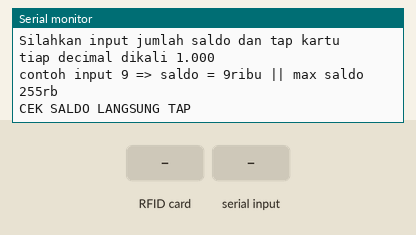
Simulated run of this sketch. Board: ESP32. On the bench: the last lines printed to the serial monitor. The inputs (shaded band) are chosen by the test bench.

Above: at 1.3 s.
1.4 s: RFID card 5E 7A 19 C4 held to the reader
At 1.54 s:
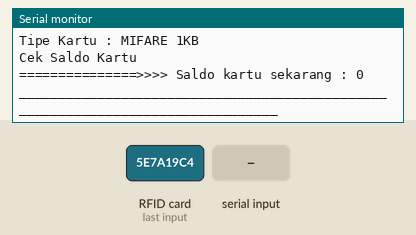
2.9 s: "90,45\n" received over Serial
At 3.6 s:
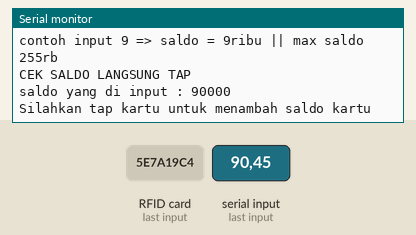
4.4 s: RFID card 5E 7A 19 C4 held to the reader
At 4.72 s:
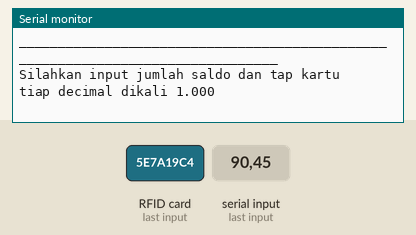

The sketch:

cek_tambahsaldo.ino
```cpp
/*
 * Peringatan : Data akan di simpan pada RFID Card pada sector #1 (blocks #4).
 *
 * Typical pin layout used:
 * --------------------------------------
 *             MFRC522      NodeMCU
 *             Reader/PCD   ESP32
 * Signal      Pin          Pin
 * --------------------------------------
 * RST/Reset   RST          27
 * SPI SS      SDA(SS)      5
 * SPI MOSI    MOSI         23 / ICSP-4
 * SPI MISO    MISO         19 / ICSP-1
 * SPI SCK     SCK          18 / ICSP-3
 */

#include <SPI.h>
#include <MFRC522.h>

#define RST_PIN         27           // Configurable, see typical pin layout above
#define SS_PIN          5          // Configurable, see typical pin layout above

MFRC522 mfrc522(SS_PIN, RST_PIN);   // Create MFRC522 instance.

MFRC522::MIFARE_Key key;

bool notif = true;
bool isiSaldo = false;
String input;
long saldo;
int digit;

long OLDsaldo;
int OLDdigit;

void setup() {
    Serial.begin(9600); // Initialize serial communications with the PC
    SPI.begin();        // Init SPI bus
    mfrc522.PCD_Init(); // Init MFRC522 card

    for (byte i = 0; i < 6; i++) {
        key.keyByte[i] = 0xFF;
    }

    Serial.println("EMONEY Tanpa Server Cek dan Tambah Saldo");

    Serial.println();

    Serial.println("Peringatan : Data akan di simpan pada RFID Card pada sector #1 (blocks #4)");
}

void loop() {
  if (Serial.available()){
    isiSaldo = true;
    input = "";
    while(Serial.available()>0){
      input += char(Serial.read());
    }
    //Serial.println(input);
    saldo = input.toInt();
    if (saldo > 255){
      saldo = 0;
      Serial.println("Saldo tidak boleh lebih dari 255");
    }
    if (saldo < 0){
      saldo = 0;
      Serial.println("Saldo tidak boleh kurang dari 0");
    }
    digit = saldo;
    saldo *= 1000;
    Serial.print("saldo yang di input : ");
    Serial.println(saldo);
    Serial.println("Silahkan tap kartu untuk menambah saldo kartu");
  }
  if (notif){
    notif = false;
    Serial.println();
    Serial.println("________________________________________________________________________________");
    Serial.println("Silahkan input jumlah saldo dan tap kartu");
    Serial.println("tiap decimal dikali 1.000");
    Serial.println("contoh input 9 => saldo = 9ribu || max saldo 255rb");
    Serial.println();
    Serial.println("CEK SALDO LANGSUNG TAP");
  }
  if ( ! mfrc522.PICC_IsNewCardPresent()){
      return;
  }

  if ( ! mfrc522.PICC_ReadCardSerial()){
      return;
  }

  Serial.println();
  Serial.print("Card UID:");
  dump_byte_array(mfrc522.uid.uidByte, mfrc522.uid.size);

  Serial.println();
  Serial.print("Tipe Kartu : ");
  MFRC522::PICC_Type piccType = mfrc522.PICC_GetType(mfrc522.uid.sak);
  Serial.println(mfrc522.PICC_GetTypeName(piccType));

  // Cek kesesuaian kartu
  if (    piccType != MFRC522::PICC_TYPE_MIFARE_MINI
      &&  piccType != MFRC522::PICC_TYPE_MIFARE_1K
      &&  piccType != MFRC522::PICC_TYPE_MIFARE_4K) {
      Serial.println(F("Kode ini hanya dapat digunakan pada MIFARE Classic cards 1KB - 13.56MHz."));
      notif = true;
      delay(2000);
      resetReader();
      return;
  }

  // that is: sector #1, covering block #4 up to and including block #7
  byte sector         = 1;
  byte blockAddr      = 4;

  MFRC522::StatusCode status;
  byte buffer[18];
  byte size = sizeof(buffer);

  // Show the whole sector as it currently is
  //Serial.println("Current data in sector:");
  mfrc522.PICC_DumpMifareClassicSectorToSerial(&(mfrc522.uid), &key, sector);
  Serial.println();

  if (isiSaldo){
    // Baca Saldo yang ada dari RFID Card
    status = (MFRC522::StatusCode) mfrc522.MIFARE_Read(blockAddr, buffer, &size);
    if (status != MFRC522::STATUS_OK) {
        Serial.println("Gagal Baca Kartu RFID");
        //Serial.println(mfrc522.GetStatusCodeName(status));
        resetReader();
        return;
    }
    OLDdigit = buffer[0];
    OLDsaldo = OLDdigit;
    OLDsaldo *= 1000;
    Serial.print("Saldo Kartu Sebelumnya : ");
    Serial.println(OLDsaldo);
    Serial.println();

    // Tambah saldo dan Write Saldo pada RFID Card
    saldo += OLDsaldo;
    digit += OLDdigit;

    if (digit > 255){
      saldo = 0;
      digit = 0;
      Serial.println("Saldo sebelum di tambah saldo baru melebihi 255 ribu");
      Serial.println("GAGAL tambah saldo");
      resetReader();
      return;
    }

    byte dataBlock[]    = {
        //0, 1, 2, 3, 4, 5, 6, 7, 8, 9,10,11,12,13,14,15
        digit, 0, 0, 0, 0, 0, 0, 0, 0, 0, 0, 0, 0, 0, 0, 0
    };
    status = (MFRC522::StatusCode) mfrc522.MIFARE_Write(blockAddr, dataBlock, 16);
    if (status != MFRC522::STATUS_OK) {
        Serial.println("GAGAL Write Saldo pada Kartu RFID");
        //Serial.println(mfrc522.GetStatusCodeName(status));
    }
    Serial.println();

    status = (MFRC522::StatusCode) mfrc522.MIFARE_Read(blockAddr, buffer, &size);
    if (status != MFRC522::STATUS_OK) {
        Serial.println("Gagal Baca Kartu RFID");
        //Serial.println(mfrc522.GetStatusCodeName(status));
    }

    Serial.println();

    Serial.println("Menambahkan Saldo...");
    if (buffer[0] == dataBlock[0]){
      //Serial.print("data digit ke 0 : ");
      //Serial.println(buffer[0]);
      Serial.print("Saldo kartu sekarang : ");
      Serial.println(saldo);
      Serial.println("_________ Berhasil isi saldo pada kartu ___________");
    }else{
      Serial.println("------------ GAGAL ISI SALDO --------------");
    }
  }else{
    status = (MFRC522::StatusCode) mfrc522.MIFARE_Read(blockAddr, buffer, &size);
    if (status != MFRC522::STATUS_OK) {
        Serial.println("Gagal Baca Kartu RFID");
        //Serial.println(mfrc522.GetStatusCodeName(status));
        saldo = 0;
        digit = 0;
        resetReader();
        return;
    }

    Serial.println();

    Serial.println("Cek Saldo Kartu");
    //Serial.print("data digit ke 0 : ");
    //Serial.println(buffer[0]);
    saldo = buffer[0];
    saldo *= 1000;
    Serial.print("===============>>>> Saldo kartu sekarang : ");
    Serial.println(saldo);
  }

  saldo = 0;
  digit = 0;

  Serial.println();

  // Dump the sector data
  //Serial.println("Current data in sector:");
  //mfrc522.PICC_DumpMifareClassicSectorToSerial(&(mfrc522.uid), &key, sector);
  Serial.println();

  resetReader();
}

void dump_byte_array(byte *buffer, byte bufferSize) {
    for (byte i = 0; i < bufferSize; i++) {
        Serial.print(buffer[i] < 0x10 ? " 0" : " ");
        Serial.print(buffer[i], HEX);
    }
}

void resetReader(){
  // Halt PICC
  mfrc522.PICC_HaltA();
  // Stop encryption on PCD
  mfrc522.PCD_StopCrypto1();

  notif = true;
  isiSaldo = false;
}
```

Measured:
- after the input at 1.4 s, the serial monitor: prints a new line at once (image 1)
- after the input at 2.9 s, the serial monitor: prints a new line at once (image 2)
- after the input at 4.4 s, the serial monitor: prints a new line at once (image 3)
